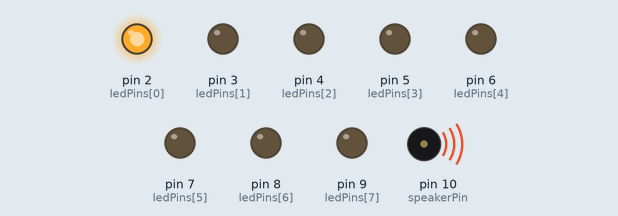
Recording of a sketch running on a simulated Arduino Uno, built with avr-gcc and run on an emulated ATmega328P. Shown: output pins drawn as LEDs (lit = HIGH), buzzer (waves = sounding).

Above: at 0.06 s.
At 4.93 s:
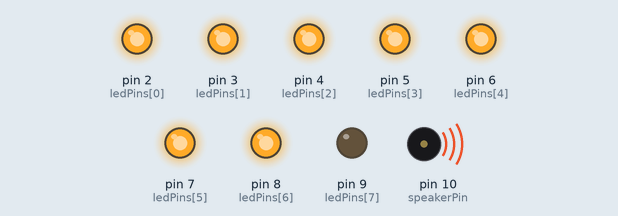
At 9.92 s:
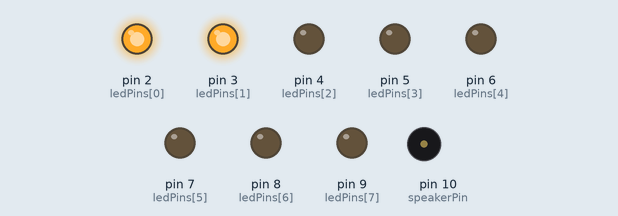
At 19.91 s:
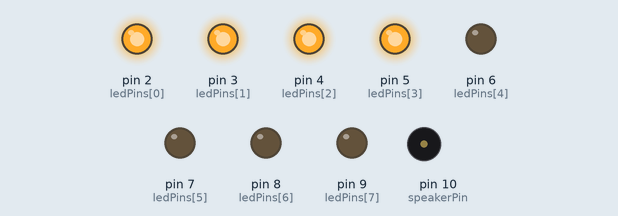
At 29.9 s:
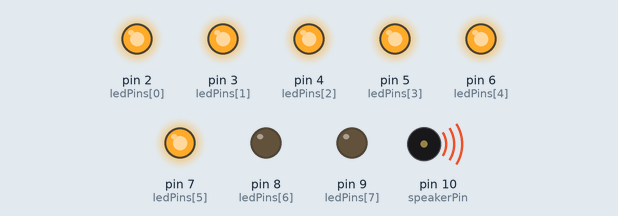
At 39.88 s:
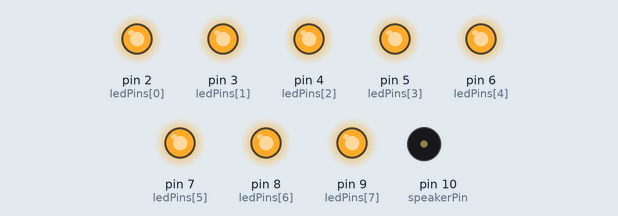
Timing chart, 0 to 40.0 s (numbered marks = the images above):
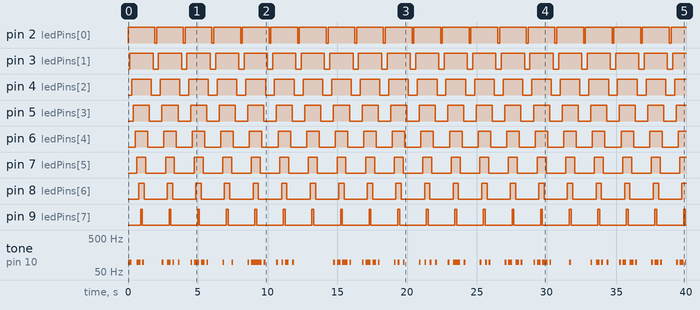

Measured:
- by itself, pin 2 (ledPins[0]): alternates HIGH for 1.9 s and LOW for 0.13 s
- by itself, pin 3 (ledPins[1]): alternates HIGH for 1.7 s and LOW for 0.38 s
- by itself, pin 4 (ledPins[2]): alternates HIGH for 1.4 s and LOW for 0.64 s
- by itself, pin 5 (ledPins[3]): alternates HIGH for 1.2 s and LOW for 0.90 s
- by itself, pin 6 (ledPins[4]): alternates HIGH for 0.90 s and LOW for 1.2 s
- by itself, pin 7 (ledPins[5]): alternates HIGH for 0.64 s and LOW for 1.4 s
- by itself, pin 8 (ledPins[6]): alternates HIGH for 0.38 s and LOW for 1.7 s
- by itself, pin 9 (ledPins[7]): alternates HIGH for 0.13 s and LOW for 1.9 s

The sketch:

hw2_sound.ino
```cpp
// CIRC06 - Music with Piezo

int speakerPin = 10;
int length = 32; // the number of notes
char notes[] = "gg   gg   gg      gg      gg       ff   ff   ff      ff      ff       "; // a space represents a rest
int beat = 1;
int tempo = 128;

/*
 * Set up a global array of ledPins that correspond to the pins used on the arduino
 * Size of array is defined at
 */
int ledPins[] = {2,3,4,5,6,7,8,9};

/*
 * loop() - this function will start after setup finishes and then repeat.
 */
void setup()
{
  pinMode(speakerPin, OUTPUT);
  for(int i = 0; i < 8; i++){         //this is a loop and will repeat 8 times
     pinMode(ledPins[i],OUTPUT);      //we use this to set each LED pin to output
  }

}

void playNote(char note, int duration) {
  char names[] = { 'c', 'd', 'e', 'f', 'g', 'a', 'b', 'C' };
  int tones[] = { 1915, 1700, 1519, 87, 97, 1136, 1014, 956 };
  // play the tone corresponding to the note name
  for (int i = 0; i < 8; i++) {
    if (names[i] == note) {
      tone(speakerPin, tones[i], duration);
    }
  }
}


/*
 * loop() - this function will start after setup finishes and then repeat.
 * delayTime (milliseconds)
 * This loop turns o
 */
int count = 0;
int beatcount = 0;
void loop()                     // run over and over again
{
  int delayTime = 128;
    /*Turn each LED on, one at a time. Variable 'i' is incrimented by 1 in each iteration,
     * so this will repeat 8 times (bc zero indexing) before i <= 7
     *When the loop is over, 'i' will equal 8, which is the index of the 8th pin in the ledPins[] array.
     *after the LED is turned on, there is a delay
    */
  for(int i = 0; i <= 7; i++){
    digitalWrite(ledPins[i], HIGH);  //Turns on the LED which is connected to
                                      //the pin corresponding to the int stored in ledPins[]
                                      //at index i.
    if(count < 7){
      if (notes[i] != ' ') {
        playNote(notes[i], beat * tempo);
      }
    } else {
      int j = (count * 8) % i;
      if (notes[length%j] != ' ') {
        playNote(notes[length%j], beat * tempo);
      }
    }

    delay(delayTime);

    count++;
  }


  /*
   * Turn each LED off, one at a time
   * Variable 'i' is decremented by 1 in each iteration,
   * so this will repeat 8 times (bc zero indexing) before i <= 0
   * When the loop is over, 'i' will equal 0, which is the index
   * of the 1st pin in the ledPins[] array.
   after the LED is turned off, there is a delay */
  for(int i = 7; i >= 0; i--){  //same as above but this time we are decrementing the value of i by 1
    digitalWrite(ledPins[i], LOW);  //Turns off the LED which is connected to

    if(count < 7){
      if (notes[i] != ' ') {
        playNote(notes[i], beat * tempo);
      }
    } else {
      int k = (count * 8)%i;
      if (notes[length%k] != ' ') {
        playNote(notes[length%k], beat * tempo);
      }
    }

    delay(delayTime);                //the pin corresponding to the int stored in ledPins[] at index i.
    count++;
  }

}
```
